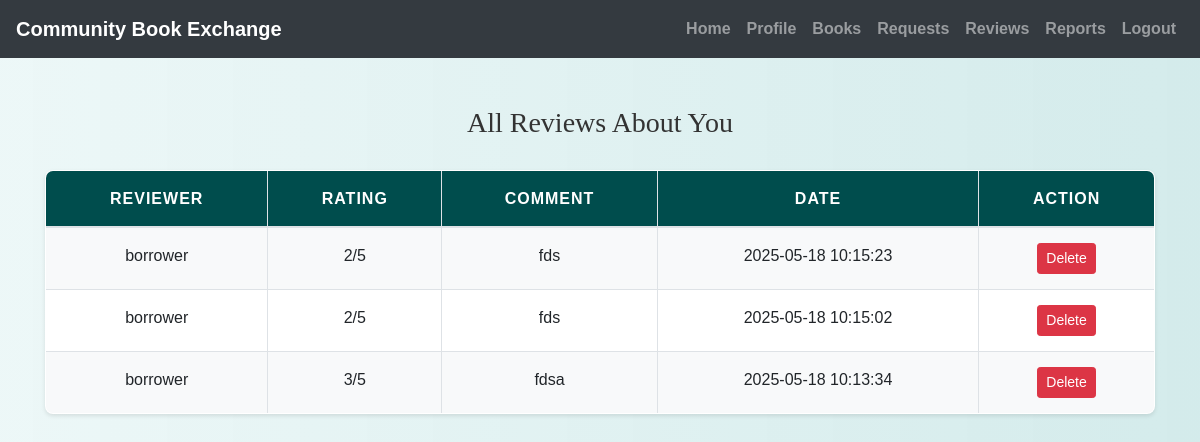
Screenshot of /owner/view_reviews.php (signed in) with the database file from the repository.
### tables this page shows
CREATE TABLE `reviews` (
  `id` int(11) NOT NULL,
  `reviewer_id` int(11) NOT NULL,
  `reviewee_id` int(11) NOT NULL,
  `rating` int(11) NOT NULL CHECK (`rating` between 1 and 5),
  `comment` text DEFAULT NULL,
  `created_at` datetime DEFAULT current_timestamp()
);

CREATE TABLE `users` (
  `id` int(11) NOT NULL,
  `username` varchar(50) NOT NULL,
  `password` varchar(255) NOT NULL,
  `email` varchar(100) NOT NULL,
  `phone` varchar(20) NOT NULL,
  `age` int(11) DEFAULT NULL,
  `bio` text DEFAULT NULL,
  `user_type` varchar(50) DEFAULT NULL,
  `profile_picture` varchar(255) DEFAULT NULL
);

### owner/view_reviews.php (the view, shortened to what this page needs)
<?php
include('config.php');
$owner_id = $_SESSION["id"];
$reviews = mysqli_query($conn, "
    SELECT r.*, u.username AS reviewer
    FROM reviews r
    JOIN users u ON r.reviewer_id = u.id
    WHERE r.reviewee_id = $owner_id
    ORDER BY r.created_at DESC
");
?>
<!DOCTYPE html>
<html>
<head>
    <link rel="stylesheet" href="https://maxcdn.bootstrapcdn.com/bootstrap/4.5.2/css/bootstrap.min.css">
    <link rel="stylesheet" href="./css/style.css">
</head>
<body>
<?php include('navbar.php'); ?>
<div class="container mt-5">
    <h3>All Reviews About You</h3>
    <table class="table table-bordered">
        <thead>
            <tr>
                <th>Reviewer</th>
                <th>Rating</th>
                <th>Comment</th>
                <th>Date</th>
                <th>Action</th>
            </tr>
        </thead>
        <tbody>
            <?php while($r = mysqli_fetch_assoc($reviews)) { ?>
            <tr>
                <td><?= htmlspecialchars($r['reviewer']) ?></td>
                <td><?= $r['rating'] ?>/5</td>
                <td><?= htmlspecialchars($r['comment']) ?></td>
                <td><?= $r['created_at'] ?></td>
                <td>
                    <a href="view_reviews.php?delete_id=<?= $r['id'] ?>" class="btn btn-danger btn-sm"
                       onclick="return confirm('Are you sure you want to delete this review?');">Delete</a>
                </td>
            </tr>
            <?php } ?>
        </tbody>
    </table>
</div>
</body>
</html>

### owner/css/style.css (style rules this page uses)
body { background: linear-gradient(90deg, rgba(233, 246, 246, 0.831), rgba(207, 233, 233, 0.9)); font-family: 'Arial', sans-serif; color: #333; line-height: 1.6; }
h1, h2, h3, h4 { text-align: center; margin-top: 30px; margin-bottom: 30px; font-family: 'Georgia', serif; }
.container { margin-bottom: 40px; }
.table { width: 100%; border-collapse: collapse; margin-top: 20px; font-size: 16px; background-color: #ffffff; border-radius: 8px; overflow: hidden; box-shadow: 0 2px 4px rgba(0, 0, 0, 0.1); }
.table th, .table td { padding: 15px; border: 1px solid #dee2e6; text-align: center; }
.table thead th { background-color: #004d4d; color: white; font-weight: bold; text-transform: uppercase; letter-spacing: 1px; }
.table tbody tr:nth-child(odd) { background-color: #f8f9fa; }
a { color: #006666; text-decoration: none; font-weight: bold; }

### rows the page displays
reviews: reviewer.username "borrower", rating "2", comment "fds", created_at "2025-05-18 10:15:23"
reviews: reviewer.username "borrower", rating "2", comment "fds", created_at "2025-05-18 10:15:02"
reviews: reviewer.username "borrower", rating "3", comment "fdsa", created_at "2025-05-18 10:13:34"
